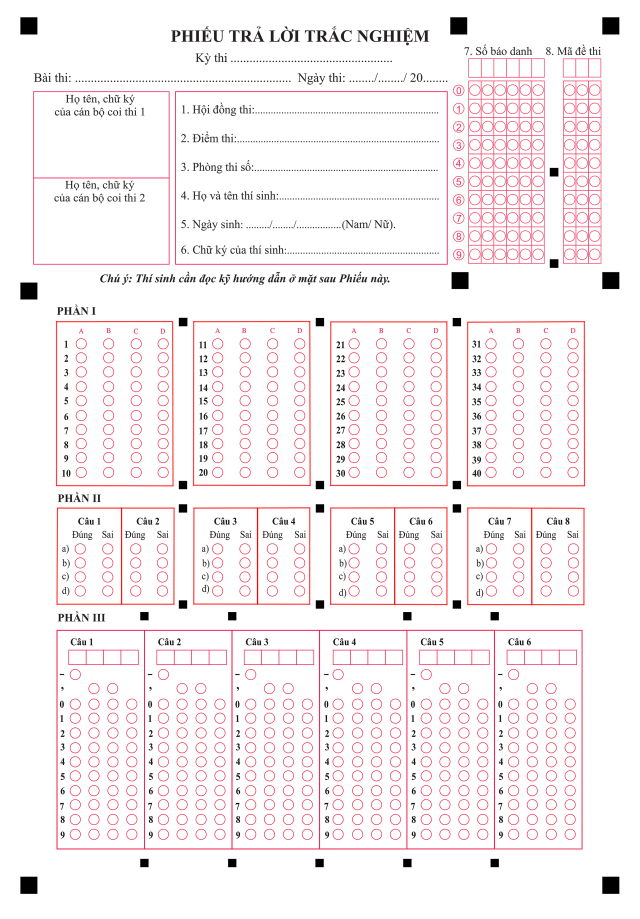
#> input picture paper.jpg, 1920 x 2755 px (shown at 1/3 size)
$ python -i image_processor.py   (imports and definitions only)
#> lines starting #> are read from the running program, lines starting #| are printed output that depends on the picture; after the words box and inside, x2 and y2 are one past the last pixel; in counts of white or black regions, pixels touching at a corner belong together
"""
Module xử lý ảnh phiếu thi trắc nghiệm
Nhận diện số báo danh và các ô tô trên phiếu
Format: Xử lý đầy đủ 3 phần
- PHẦN I: 40 câu trắc nghiệm (A, B, C, D)
- PHẦN II: 8 câu (mỗi câu 2 ô Đúng/Sai)
- PHẦN III: 6 câu điền số (mỗi câu 4 chữ số, mỗi chữ số 0-9)
"""

import os

import cv2
import numpy as np
from typing import List, Tuple, Dict, Optional
import re


class ExamSheetProcessor:
    """Xử lý và nhận diện phiếu thi trắc nghiệm"""

    # ==================== CONSTANTS ====================

    # Kích thước chuẩn của phiếu thi (pixel)
    STANDARD_WIDTH = 1920
    STANDARD_HEIGHT = 2755

    # Ngưỡng diện tích bubble (pixel²)
    # - MIN: Loại bỏ nhiễu nhỏ, chấm bẩn
    # - MAX: Loại bỏ các vùng lớn như ô vuông, text box
    BUBBLE_AREA_MIN = 200
    BUBBLE_AREA_MAX = 3000

    # Ngưỡng tỷ lệ cạnh (width/height) để xác định hình gần vuông
    # Bubble tròn có tỷ lệ ~1.0, chấp nhận từ 0.7 đến 1.4
    ASPECT_RATIO_MIN = 0.7
    ASPECT_RATIO_MAX = 1.4

    # Ngưỡng độ tròn (circularity = 4π × area / perimeter²)
    # Hình tròn hoàn hảo = 1.0, hình vuông ≈ 0.785
    # Chấp nhận từ 0.3 để bắt cả ô đã tô đen (bị méo)
    CIRCULARITY_MIN = 0.3

    # Ngưỡng tương phản để xác định ô được tô
    # Độ chênh lệch độ sáng giữa ô đậm nhất và nhạt nhất
    CONTRAST_THRESHOLD = 10

    # Ngưỡng khoảng cách để loại bỏ bubble trùng lặp (pixel)
    DUPLICATE_THRESHOLD = 25

    # ==================== VÙNG SỐ BÁO DANH (tỷ lệ % ảnh) ====================
    # Tọa độ sau khi align_sheet() warp ảnh theo marker đen
    SBD_X_START = 0.75
    SBD_X_END = 0.88
    SBD_Y_START = 0.058
    SBD_Y_END = 0.285
    SBD_NUM_COLS = 6

    # ==================== VÙNG MÃ ĐỀ (tỷ lệ % ảnh) ====================
    # Tọa độ sau khi align_sheet() warp ảnh theo marker đen
    EXAM_X_START = 0.913
    EXAM_X_END = 0.978
    EXAM_Y_START = 0.058
    EXAM_Y_END = 0.285
    EXAM_NUM_COLS = 3

    # ==================== VÙNG ĐÁP ÁN PHẦN I (tỷ lệ % ảnh) ====================
    # Tọa độ sau khi align_sheet() warp ảnh theo marker đen
    ANSWER_Y_START = 0.365
    ANSWER_Y_END = 0.523
    # Mỗi tuple: (x_start, x_end, câu_bắt_đầu)
    ANSWER_COLUMNS = [
        (0.075, 0.255, 1),    # Cột 1: câu 1-10
        (0.308, 0.487, 11),   # Cột 2: câu 11-20
        (0.541, 0.720, 21),   # Cột 3: câu 21-30
        (0.775, 0.953, 31),   # Cột 4: câu 31-40
    ]

    # Mapping đáp án
    CHOICE_MAP = {0: "A", 1: "B", 2: "C", 3: "D"}

    def __init__(self, num_questions: int = 40, debug: bool = True):
        """
        Khởi tạo processor

        Args:
            num_questions: Số câu hỏi (mặc định 40)
            debug: Có lưu ảnh debug aligned/thresh hay không
        """
#> in preprocess_image, image is the input picture: shape (2755, 1920, 3); mean B, G, R 242.5, 241.1, 249.4
        self.num_questions = num_questions
        self.choices_per_question = 4  # A, B, C, D
        self.debug = debug

    def align_sheet(self, image: np.ndarray) -> np.ndarray:
        """
        Căn phiếu bằng marker đen.

        Args:
            image: Ảnh gốc chụp điện thoại hoặc scan lệch

        Returns:
            Ảnh đã warp về STANDARD_WIDTH x STANDARD_HEIGHT
        """
        gray = cv2.cvtColor(image, cv2.COLOR_BGR2GRAY)
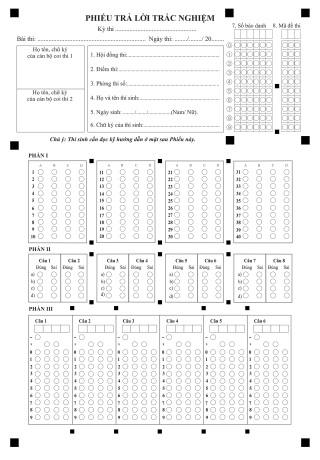
#> gray: shape (2755, 1920) (shown at 1/6 size); min 0, max 255, mean 243.8
        blur = cv2.GaussianBlur(gray, (5, 5), 0)

        thresh = cv2.adaptiveThreshold(
            blur,
            255,
            cv2.ADAPTIVE_THRESH_GAUSSIAN_C,
            cv2.THRESH_BINARY_INV,
            35,
            10,
        )
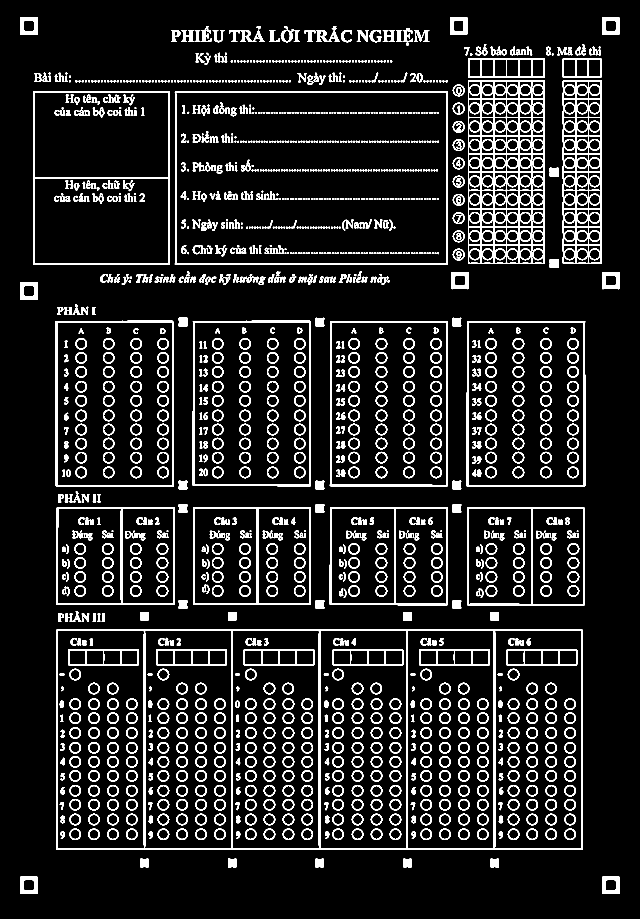
#> thresh: shape (2755, 1920) (shown at 1/3 size); 9.8% white; 1741 white regions (4 under 20 px)

        contours, _ = cv2.findContours(
            thresh,
            cv2.RETR_EXTERNAL,
            cv2.CHAIN_APPROX_SIMPLE,
        )
#> contours = 365 contours, 5 with area under 20; largest, box (x1, y1, x2, y2) and area: (169, 1889, 1748, 2549) 1039902, (524, 273, 1344, 795) 426180, (99, 273, 509, 795) 213088, (1400, 963, 1756, 1460) 175522, (167, 962, 521, 1460) 174922

        markers = []
        for cnt in contours:
            area = cv2.contourArea(cnt)

            if area < 200 or area > 20000:
                continue

            x, y, w, h = cv2.boundingRect(cnt)
            ratio = w / float(h) if h > 0 else 0

            if not (0.65 <= ratio <= 1.35):
                continue

            fill_ratio = area / float(w * h) if w * h > 0 else 0

            if fill_ratio >= 0.55:
                markers.append((x, y, w, h))
#> this loop made 365 passes
#> (area, x, y, w, h, ratio, fill_ratio) on passes 1 to 3: (2523, 1806, 2630, 53, 52, 1.02, 0.915), (2525, 61, 2630, 52, 52, 1, 0.934), (593.5, 1471, 2576, 26, 26, 1, 0.878)
#> after the loop, markers = 45 items, first 6: (1806, 2630, 53, 52), (61, 2630, 52, 52), (1471, 2576, 26, 26), (1209, 2576, 26, 26), (946, 2576, 26, 26), (684, 2576, 26, 26)

        if len(markers) < 4:
            raise ValueError(f"Không đủ marker để căn phiếu, found={len(markers)}")

        centers = np.array(
            [[x + w / 2, y + h / 2] for x, y, w, h in markers],
            dtype=np.float32,
        )
#> centers = 45 pairs, first value 87 to 1832.5, second value 77.5 to 2656

        top_left = centers[np.argmin(centers[:, 0] + centers[:, 1])]
#> top_left = [87, 77.5]
        top_right = centers[np.argmax(centers[:, 0] - centers[:, 1])]
#> top_right = [1832, 77.5]
        bottom_right = centers[np.argmax(centers[:, 0] + centers[:, 1])]
#> bottom_right = [1832.5, 2656]
        bottom_left = centers[np.argmax(centers[:, 1] - centers[:, 0])]
#> bottom_left = [87, 2656]

        src = np.array(
            [top_left, top_right, bottom_right, bottom_left],
            dtype=np.float32,
        )
#> src = [[87, 77.5], [1832, 77.5], [1832.5, 2656], [87, 2656]]

        dst = np.array(
            [
                [0, 0],
                [self.STANDARD_WIDTH - 1, 0],
                [self.STANDARD_WIDTH - 1, self.STANDARD_HEIGHT - 1],
                [0, self.STANDARD_HEIGHT - 1],
            ],
            dtype=np.float32,
        )

        matrix = cv2.getPerspectiveTransform(src, dst)
#> matrix = [[1.1, 5.17e-18, -95.68], [3.84e-16, 1.07, -82.8], [8.28e-20, 1.11e-07, 1]]
        aligned = cv2.warpPerspective(
            image,
            matrix,
            (self.STANDARD_WIDTH, self.STANDARD_HEIGHT),
        )
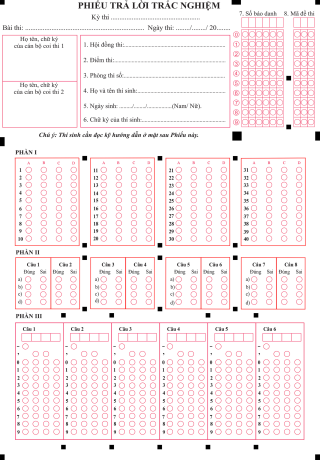
#> aligned: shape (2755, 1920, 3) (shown at 1/6 size); mean B, G, R 241, 239.4, 249

        return aligned

    def preprocess_image(self, image_path: str) -> Tuple[np.ndarray, np.ndarray]:
        """
        Tiền xử lý ảnh phiếu thi

        Args:
            image_path: Đường dẫn đến file ảnh

        Returns:
            Tuple (ảnh đã căn phiếu, ảnh threshold)
        """
        image = cv2.imread(image_path)
        if image is None:
            raise ValueError(f"Không đọc được ảnh: {image_path}")

        aligned = self.align_sheet(image)

        gray = cv2.cvtColor(aligned, cv2.COLOR_BGR2GRAY)
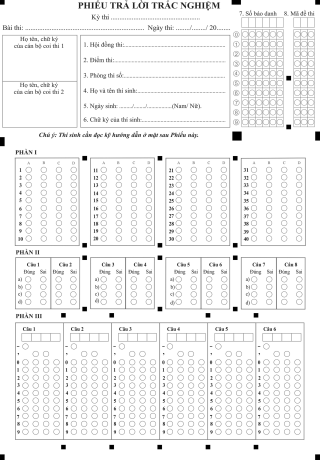
#> gray: shape (2755, 1920) (shown at 1/6 size); min 0, max 255, mean 242.4
        blurred = cv2.GaussianBlur(gray, (5, 5), 0)

        _, thresh = cv2.threshold(
            blurred,
            0,
            255,
            cv2.THRESH_BINARY_INV + cv2.THRESH_OTSU,
        )
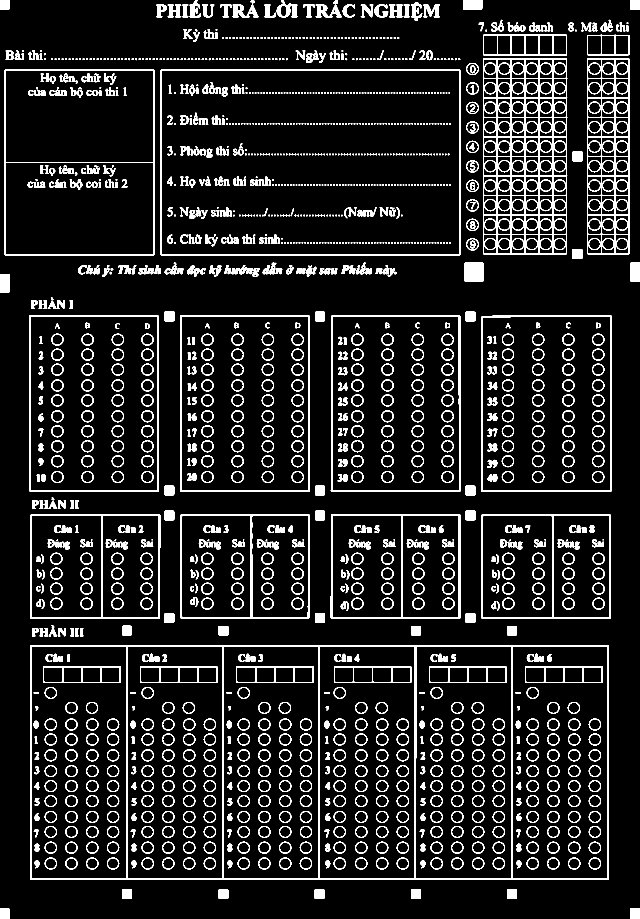
#> thresh: shape (2755, 1920) (shown at 1/3 size); 9.4% white; 1680 white regions (323 under 20 px)

        if self.debug:
            os.makedirs("debug", exist_ok=True)
            base_name = os.path.splitext(os.path.basename(image_path))[0]
            cv2.imwrite(os.path.join("debug", f"{base_name}_aligned.jpg"), aligned)
            cv2.imwrite(os.path.join("debug", f"{base_name}_thresh.jpg"), thresh)

        return aligned, thresh

    def find_answer_bubbles(
        self, thresh_image: np.ndarray
    ) -> List[Tuple[int, int, int, int]]:
        """
        Tìm các ô tô (bubbles) trên phiếu - CHỈ LẤY Ô HÌNH TRÒN

        Args:
            thresh_image: Ảnh đã qua threshold

        Returns:
            List các ô tô dạng (x, y, width, height)
        """
        # Tìm contours - dùng RETR_LIST để lấy tất cả
        contours, _ = cv2.findContours(
            thresh_image, cv2.RETR_LIST, cv2.CHAIN_APPROX_SIMPLE
        )
#> contours = 2749 contours, 671 with area under 20; largest, box (x1, y1, x2, y2) and area: (90, 1935, 1826, 2640) 1219714, (481, 209, 1382, 766) 499841, (484, 212, 1379, 763) 491698, (13, 209, 464, 766) 250191, (1444, 946, 1835, 1476) 205184

        bubbles = []

        # Lọc các contours theo kích thước VÀ HÌNH DẠNG TRÒN
        for contour in contours:
            area = cv2.contourArea(contour)

            # Lọc theo kích thước
            if area < self.BUBBLE_AREA_MIN or area > self.BUBBLE_AREA_MAX:
                continue

            # Lấy bounding box
            x, y, w, h = cv2.boundingRect(contour)
            aspect_ratio = w / float(h) if h > 0 else 0

            # Kiểm tra tỷ lệ gần vuông (cho hình tròn)
            if not (self.ASPECT_RATIO_MIN <= aspect_ratio <= self.ASPECT_RATIO_MAX):
                continue

            # Kiểm tra độ tròn (circularity)
            perimeter = cv2.arcLength(contour, True)
            if perimeter == 0:
                continue
            circularity = 4 * np.pi * area / (perimeter * perimeter)

            # Hình tròn hoàn hảo có circularity = 1.0
            if circularity >= self.CIRCULARITY_MIN:
                bubbles.append((x, y, w, h))
#> this loop made 2749 passes
#> (area, x, y, w, h, aspect_ratio, perimeter, circularity) on passes 1 to 3: (839.5, 1890, 2725, 30, 30, 1, 115.4, 0.792), (809, 0, 2725, 29, 30, 0.967, 112.8, 0.799), (804, 1521, 2668, 30, 29, 1.03, 109.3, 0.846)
#> (the rest of the program and of its run is left out)
